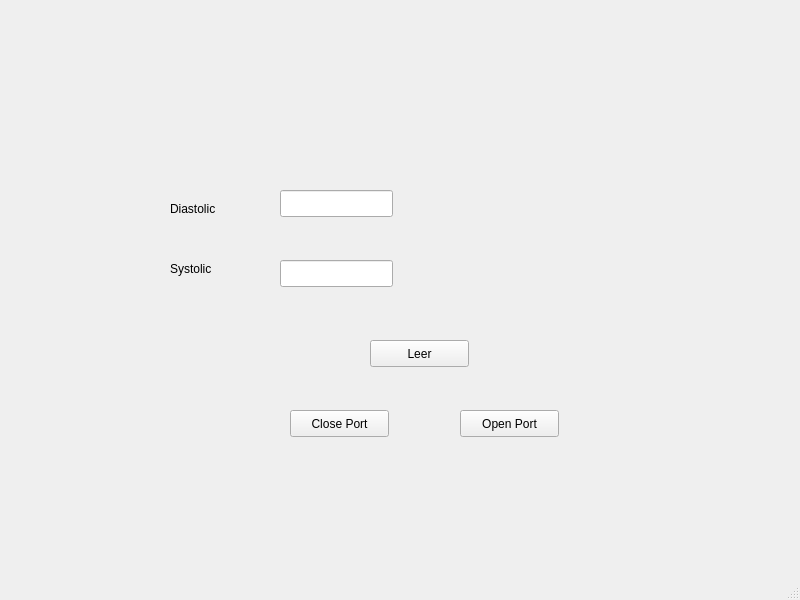
<?xml version="1.0" encoding="UTF-8"?>
<ui version="4.0">
 <class>MainWindow</class>
 <widget class="QMainWindow" name="MainWindow">
  <property name="geometry">
   <rect>
    <x>0</x>
    <y>0</y>
    <width>800</width>
    <height>600</height>
   </rect>
  </property>
  <property name="windowTitle">
   <string>MainWindow</string>
  </property>
  <widget class="QWidget" name="centralwidget">
   <widget class="QPushButton" name="btnOpen">
    <property name="geometry">
     <rect>
      <x>460</x>
      <y>410</y>
      <width>99</width>
      <height>27</height>
     </rect>
    </property>
    <property name="text">
     <string>Open Port</string>
    </property>
   </widget>
   <widget class="QLineEdit" name="txtsys">
    <property name="geometry">
     <rect>
      <x>280</x>
      <y>260</y>
      <width>113</width>
      <height>27</height>
     </rect>
    </property>
    <property name="text">
     <string/>
    </property>
   </widget>
   <widget class="QPushButton" name="btnClose">
    <property name="geometry">
     <rect>
      <x>290</x>
      <y>410</y>
      <width>99</width>
      <height>27</height>
     </rect>
    </property>
    <property name="text">
     <string>Close Port</string>
    </property>
   </widget>
   <widget class="QLineEdit" name="txtDias">
    <property name="geometry">
     <rect>
      <x>280</x>
      <y>190</y>
      <width>113</width>
      <height>27</height>
     </rect>
    </property>
   </widget>
   <widget class="QLabel" name="label">
    <property name="geometry">
     <rect>
      <x>170</x>
      <y>200</y>
      <width>68</width>
      <height>17</height>
     </rect>
    </property>
    <property name="text">
     <string>Diastolic</string>
    </property>
   </widget>
   <widget class="QLabel" name="label_2">
    <property name="geometry">
     <rect>
      <x>170</x>
      <y>260</y>
      <width>68</width>
      <height>17</height>
     </rect>
    </property>
    <property name="text">
     <string>Systolic</string>
    </property>
   </widget>
   <widget class="QPushButton" name="btnRead">
    <property name="geometry">
     <rect>
      <x>370</x>
      <y>340</y>
      <width>99</width>
      <height>27</height>
     </rect>
    </property>
    <property name="text">
     <string>Leer</string>
    </property>
   </widget>
  </widget>
  <widget class="QMenuBar" name="menubar">
   <property name="geometry">
    <rect>
     <x>0</x>
     <y>0</y>
     <width>800</width>
     <height>25</height>
    </rect>
   </property>
  </widget>
  <widget class="QStatusBar" name="statusbar"/>
 </widget>
 <resources/>
 <connections>
  <connection>
   <sender>btnRead</sender>
   <signal>clicked()</signal>
   <receiver>txtsys</receiver>
   <slot>clear()</slot>
   <hints>
    <hint type="sourcelabel">
     <x>430</x>
     <y>369</y>
    </hint>
    <hint type="destinationlabel">
     <x>357</x>
     <y>295</y>
    </hint>
   </hints>
  </connection>
  <connection>
   <sender>btnRead</sender>
   <signal>clicked()</signal>
   <receiver>txtDias</receiver>
   <slot>clear()</slot>
   <hints>
    <hint type="sourcelabel">
     <x>455</x>
     <y>374</y>
    </hint>
    <hint type="destinationlabel">
     <x>381</x>
     <y>221</y>
    </hint>
   </hints>
  </connection>
  <connection>
   <sender>btnClose</sender>
   <signal>clicked()</signal>
   <receiver>txtsys</receiver>
   <slot>clear()</slot>
   <hints>
    <hint type="sourcelabel">
     <x>299</x>
     <y>444</y>
    </hint>
    <hint type="destinationlabel">
     <x>287</x>
     <y>311</y>
    </hint>
   </hints>
  </connection>
  <connection>
   <sender>btnOpen</sender>
   <signal>clicked()</signal>
   <receiver>txtDias</receiver>
   <slot>clear()</slot>
   <hints>
    <hint type="sourcelabel">
     <x>519</x>
     <y>445</y>
    </hint>
    <hint type="destinationlabel">
     <x>292</x>
     <y>219</y>
    </hint>
   </hints>
  </connection>
 </connections>
</ui>
